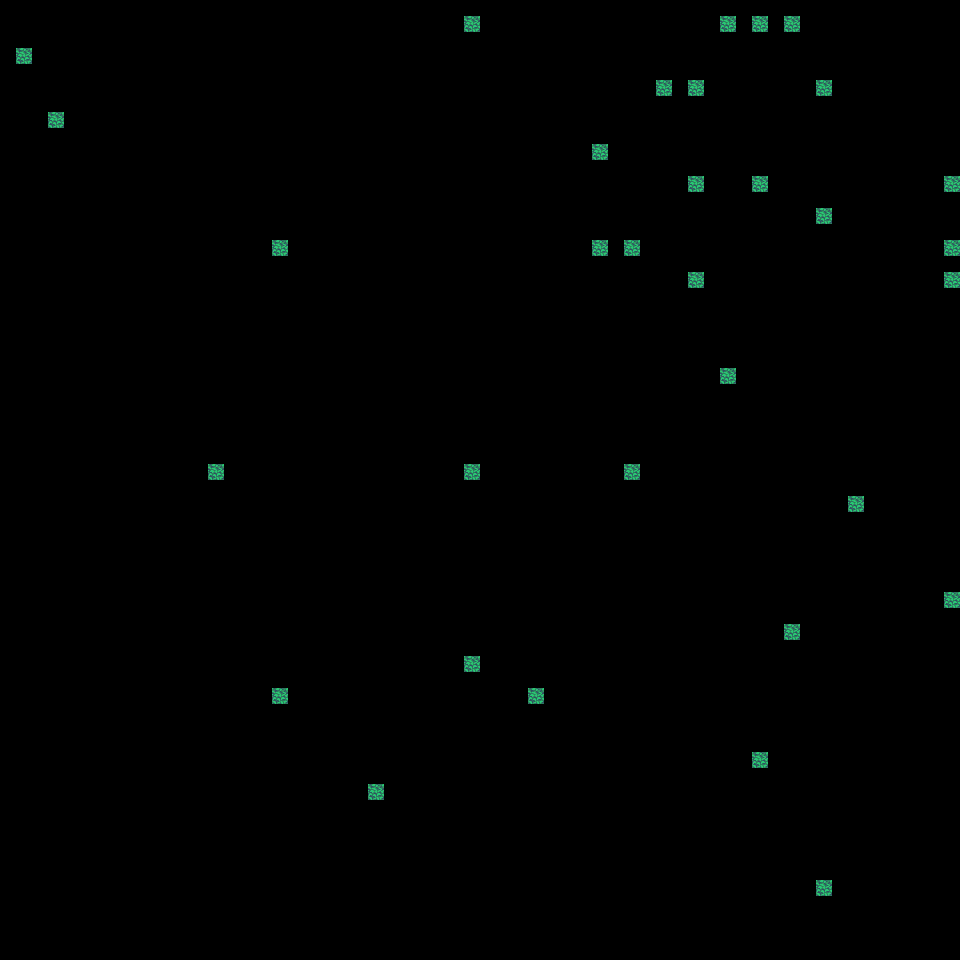

Below is a game level as drawn by its tile map, then a one-line description and the .tmx file that defines it, in full:
An orthogonal 30x30 tile map with 32x32 px tiles, 1 tile layer (Tile Layer 1).

<map version="1.10" tiledversion="1.10.2" orientation="orthogonal" renderorder="right-down" width="30" height="30" tilewidth="32" tileheight="32" infinite="0" nextlayerid="2" nextobjectid="1">
 <tileset firstgid="1" source="jungle.tsx" />
 <layer id="1" name="Tile Layer 1" width="30" height="30">
  <data encoding="csv">
0,0,0,0,0,0,0,0,0,0,0,0,0,0,1,0,0,0,0,0,0,0,1,1,1,0,0,0,0,0,
1,0,0,0,0,0,0,0,0,0,0,0,0,0,0,0,0,0,0,0,0,0,0,0,0,0,0,0,0,0,
0,0,0,0,0,0,0,0,0,0,0,0,0,0,0,0,0,0,0,0,1,1,0,0,0,1,0,0,0,0,
0,1,0,0,0,0,0,0,0,0,0,0,0,0,0,0,0,0,0,0,0,0,0,0,0,0,0,0,0,0,
0,0,0,0,0,0,0,0,0,0,0,0,0,0,0,0,0,0,1,0,0,0,0,0,0,0,0,0,0,0,
0,0,0,0,0,0,0,0,0,0,0,0,0,0,0,0,0,0,0,0,0,1,0,1,0,0,0,0,0,1,
0,0,0,0,0,0,0,0,0,0,0,0,0,0,0,0,0,0,0,0,0,0,0,0,0,1,0,0,0,0,
0,0,0,0,0,0,0,0,1,0,0,0,0,0,0,0,0,0,1,1,0,0,0,0,0,0,0,0,0,1,
0,0,0,0,0,0,0,0,0,0,0,0,0,0,0,0,0,0,0,0,0,1,0,0,0,0,0,0,0,1,
0,0,0,0,0,0,0,0,0,0,0,0,0,0,0,0,0,0,0,0,0,0,0,0,0,0,0,0,0,0,
0,0,0,0,0,0,0,0,0,0,0,0,0,0,0,0,0,0,0,0,0,0,0,0,0,0,0,0,0,0,
0,0,0,0,0,0,0,0,0,0,0,0,0,0,0,0,0,0,0,0,0,0,1,0,0,0,0,0,0,0,
0,0,0,0,0,0,0,0,0,0,0,0,0,0,0,0,0,0,0,0,0,0,0,0,0,0,0,0,0,0,
0,0,0,0,0,0,0,0,0,0,0,0,0,0,0,0,0,0,0,0,0,0,0,0,0,0,0,0,0,0,
0,0,0,0,0,0,1,0,0,0,0,0,0,0,1,0,0,0,0,1,0,0,0,0,0,0,0,0,0,0,
0,0,0,0,0,0,0,0,0,0,0,0,0,0,0,0,0,0,0,0,0,0,0,0,0,0,1,0,0,0,
0,0,0,0,0,0,0,0,0,0,0,0,0,0,0,0,0,0,0,0,0,0,0,0,0,0,0,0,0,0,
0,0,0,0,0,0,0,0,0,0,0,0,0,0,0,0,0,0,0,0,0,0,0,0,0,0,0,0,0,0,
0,0,0,0,0,0,0,0,0,0,0,0,0,0,0,0,0,0,0,0,0,0,0,0,0,0,0,0,0,1,
0,0,0,0,0,0,0,0,0,0,0,0,0,0,0,0,0,0,0,0,0,0,0,0,1,0,0,0,0,0,
0,0,0,0,0,0,0,0,0,0,0,0,0,0,1,0,0,0,0,0,0,0,0,0,0,0,0,0,0,0,
0,0,0,0,0,0,0,0,1,0,0,0,0,0,0,0,1,0,0,0,0,0,0,0,0,0,0,0,0,0,
0,0,0,0,0,0,0,0,0,0,0,0,0,0,0,0,0,0,0,0,0,0,0,0,0,0,0,0,0,0,
0,0,0,0,0,0,0,0,0,0,0,0,0,0,0,0,0,0,0,0,0,0,0,1,0,0,0,0,0,0,
0,0,0,0,0,0,0,0,0,0,0,1,0,0,0,0,0,0,0,0,0,0,0,0,0,0,0,0,0,0,
0,0,0,0,0,0,0,0,0,0,0,0,0,0,0,0,0,0,0,0,0,0,0,0,0,0,0,0,0,0,
0,0,0,0,0,0,0,0,0,0,0,0,0,0,0,0,0,0,0,0,0,0,0,0,0,0,0,0,0,0,
0,0,0,0,0,0,0,0,0,0,0,0,0,0,0,0,0,0,0,0,0,0,0,0,0,1,0,0,0,0,
0,0,0,0,0,0,0,0,0,0,0,0,0,0,0,0,0,0,0,0,0,0,0,0,0,0,0,0,0,0,
0,0,0,0,0,0,0,0,0,0,0,0,0,0,0,0,0,0,0,0,0,0,0,0,0,0,0,0,0,0
</data>
 </layer>
</map>
